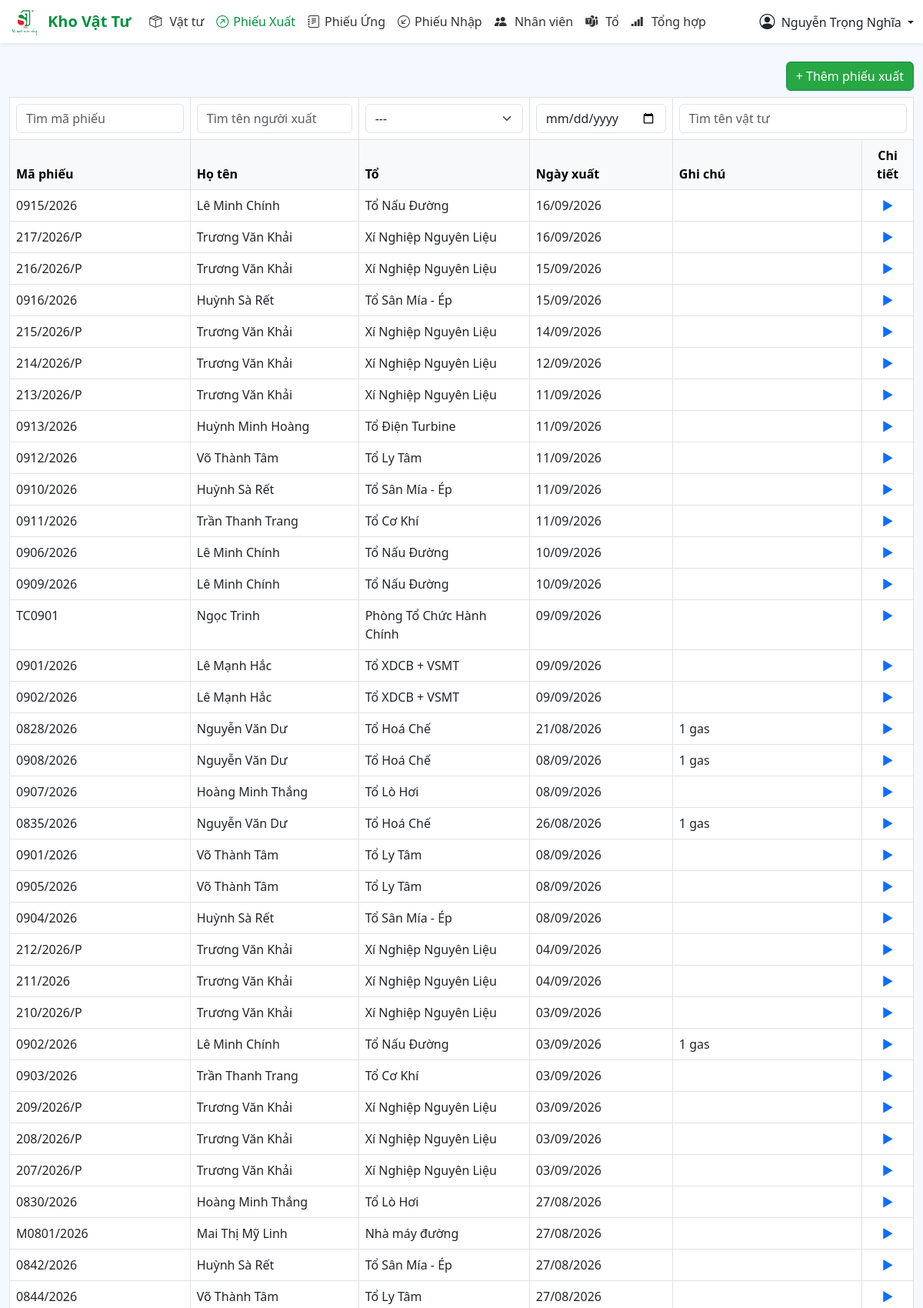
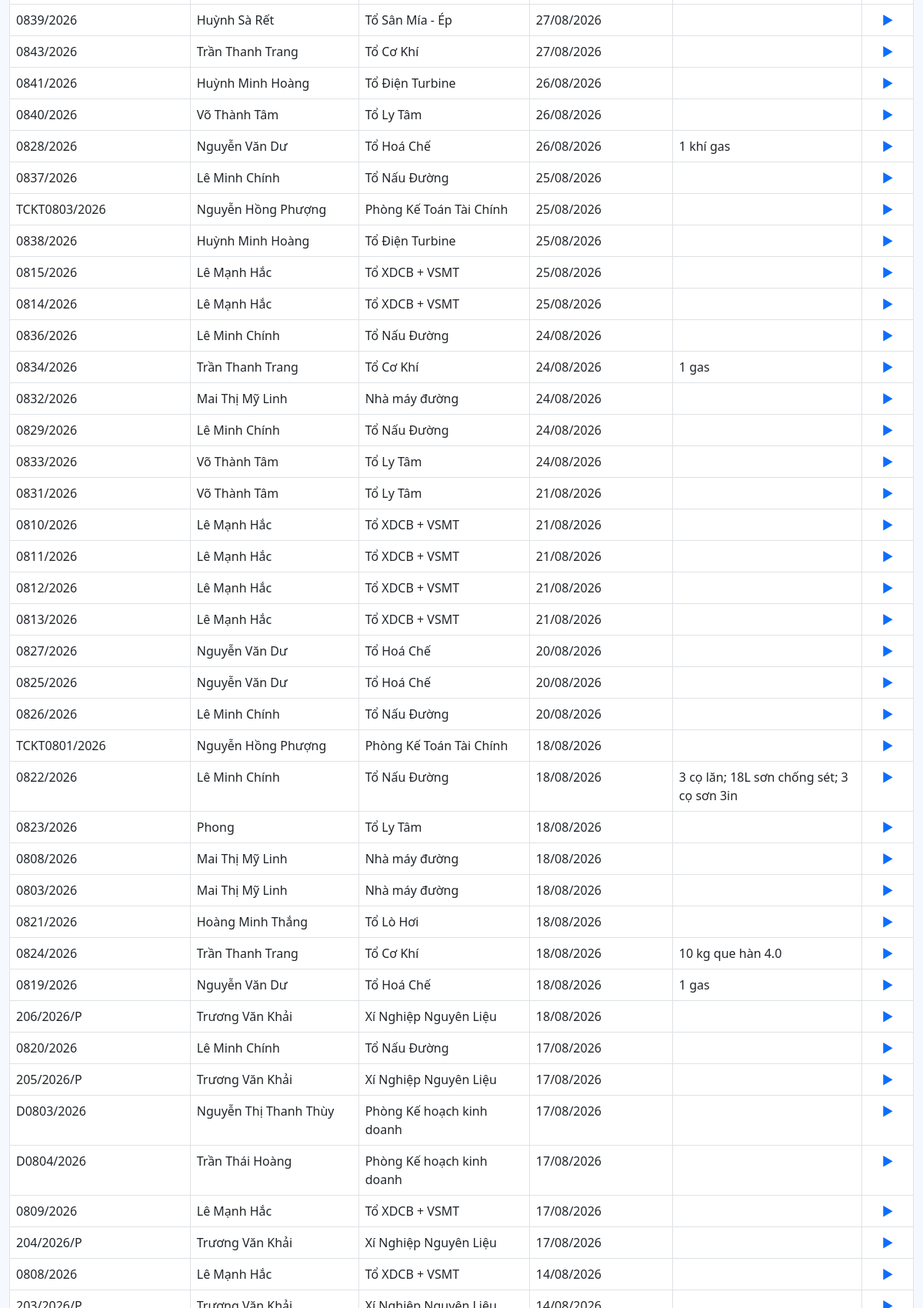
Page /?v=phieuxuat (signed in, upper part) on the committed database (2 pictures, top to bottom).
### tables this page shows
CREATE TABLE `phieuxuat` (
  `id` int(11) NOT NULL,
  `maphieu` varchar(500) NOT NULL,
  `id_nhanvien` int(11) NOT NULL,
  `ngayxuat` date NOT NULL,
  `ghichu` varchar(1000) NOT NULL
);

CREATE TABLE `nhanvien` (
  `id` int(11) NOT NULL,
  `id_to` int(11) NOT NULL,
  `hoten` varchar(500) NOT NULL,
  `sdt` varchar(20) DEFAULT NULL
);

CREATE TABLE `to_nhanvien` (
  `id` int(11) NOT NULL,
  `tento` varchar(500) NOT NULL
);

### model/ham.php (called while the page is built, shortened)
<?php
    function getNameNV($conn, $id){
        $sql = "SELECT hoten FROM nhanvien WHERE id = $id";
        $result = mysqli_fetch_array(mysqli_query($conn, $sql));
        return $result['hoten'];
    }
    function getNameTo($conn, $id){
        $sql = "SELECT tento FROM to_nhanvien JOIN nhanvien ON to_nhanvien.id = nhanvien.id_to WHERE nhanvien.id = $id";
        $result = mysqli_fetch_array(mysqli_query($conn, $sql));
        return $result['tento'];
    }
    function getDvtVT($conn, $id){
        $sql = "SELECT dvt FROM vattu WHERE id = $id";
        $result = mysqli_fetch_array(mysqli_query($conn, $sql));
        return $result['dvt'];
    }
?>

### view/phieuxuat.php (the view, shortened to what this page needs)
<div class="table-responsive">
  <div class="mb-2 text-end">
    <?php
    if ($_SESSION['quyen'] == 1) {
    ?>
      <a href="?v=tao_phieuxuat" class="btn btn-success mt-2 mt-md-0">+ Thêm phiếu xuất</a>
    <?php } ?>
  </div>
  <table class="table table-bordered ">
    <thead>
      <tr>
        <th> <input type="text" id="tim_maphieu" class="form-control" placeholder="Tìm mã phiếu">
        </th>
        <th> <input type="text" id="tim_nhanvien" class="form-control" placeholder="Tìm tên người xuất">
        </th>
        <th class="d-none d-md-table-cell"><select id="tim_to" class="form-select">
            <option value="0"> --- </option>
          </select></th>
        <th class="d-none d-md-table-cell"><input type="date" id="tim_ngayxuat" class="form-control"></th>
        <th colspan="2" class="text-center"><input type="text" id="tim_vattu" class="form-control" placeholder="Tìm tên vật tư"></th>
      </tr>
    </thead>
    <thead class="table-light">
      <tr>
        <th>Mã phiếu</th>
        <th>Họ tên</th>
        <th class="d-none d-md-table-cell">Tổ</th>
        <th class="d-none d-md-table-cell">Ngày xuất</th>
        <th class="d-none d-md-table-cell">Ghi chú</th>
        <th class="text-center">Chi tiết</th>
      </tr>
    </thead>
    <tbody>
      <?php
      $sql = "SELECT * FROM phieuxuat ORDER BY id DESC LIMIT 100";
      $result = mysqli_query($conn, $sql);
      while ($phieuxuat = mysqli_fetch_assoc($result)) { ?>
        <tr data-id="<?php echo $phieuxuat['id'] ?>">
          <td><?php echo $phieuxuat['maphieu'] ?></td>
          <td><?php echo getNameNV($conn, $phieuxuat['id_nhanvien']) ?></td>
          <td class="d-none d-md-table-cell"><?php echo getNameTo($conn, $phieuxuat['id_nhanvien']) ?></td>
          <td class="d-none d-md-table-cell"><?php echo date('d/m/Y', strtotime($phieuxuat['ngayxuat']))  ?></td>
          <td><?php echo $phieuxuat['ghichu'] ?></td>
          <td class="text-center pointer text-primary open-details">▶</td>
        </tr>
                    <?php
                    $sql2 = "SELECT * FROM chitiet_phieuxuat WHERE id_phieuxuat = '" . $phieuxuat['id'] . "'";
                    $result2 = mysqli_query($conn, $sql2);
                    while ($chitiet = mysqli_fetch_assoc($result2)) { ?>
                        <td><?php echo getDvtVT($conn, $chitiet['id_vattu']) ?></td>
                    <?php } ?>
      <?php } ?>
    </tbody>
  </table>
</div>

### index.php (shortened to what this page needs)
<?php
if (!isset($_SESSION['quyen'])) {
    include('view/dangnhap.php');
} else {
    include("model/ham.php");
    include('view/header.php');
}
?>

### view/header.php (shortened to what this page needs)
<!DOCTYPE html>
<html lang="vi">
<head>
  <link href="https://cdn.jsdelivr.net/npm/bootstrap@5.3.0/dist/css/bootstrap.min.css" rel="stylesheet">
  <link href="https://cdn.jsdelivr.net/npm/bootstrap-icons@1.10.5/font/bootstrap-icons.css" rel="stylesheet">
</head>
<body>
  <nav class="navbar navbar-expand-lg navbar-light bg-white shadow-sm fixed-top">
    <div class="container-fluid">
      <img src="img/logo.png" alt="Logo" style="height: 40px; margin-right: 10px;">
      <a class="navbar-brand" href="#">Kho Vật Tư</a>
      <div id="navbarMenu" class="navbar-collapse">
        <ul class="navbar-nav me-auto mb-2 mb-lg-0">
          <li  class="nav-item"><a id="vattu" class="nav-link" href="?v=vattu"><i class="bi bi-box-seam"></i> Vật tư</a></li>
          <li class="nav-item"><a id="phieuxuat"  class="nav-link" href="?v=phieuxuat"><i class="bi bi-arrow-up-right-circle"></i>Phiếu Xuất</a></li>
          <li  class="nav-item"><a class="nav-link"  id="phieuung" href="?v=phieuung"><i class="bi bi-journal-text"></i>Phiếu Ứng</a></li>
          <li   class="nav-item"><a  id="phieunhap" class="nav-link" href="?v=phieunhap"><i class="bi bi-arrow-down-left-circle"></i>Phiếu Nhập</a></li>
          <li  class="nav-item"><a id="nhanvien" class="nav-link" href="?v=nhanvien"><i class="bi bi-people-fill"></i> Nhân viên</a></li>
          <li  class="nav-item"><a id="to" class="nav-link" href="?v=to"><i class="bi bi-microsoft-teams"></i> Tổ</a></li>
          <li  class="nav-item"><a id="tonghop" class="nav-link" href="?v=tonghop"><i class="bi bi-reception-4"></i> Tổng hợp</a></li>
        </ul>
        <div class="user_info dropdown">
          <a class="dropdown-toggle text-dark text-decoration-none" href="#" role="button">
            <i class="bi bi-person-circle fs-5 me-1"></i>
            <?php echo $_SESSION['hoten'] ?? 'Chưa đăng nhập'; ?>
          </a>
        </div>
      </div>
    </div>
  </nav>
  <div class="container" style="max-width: 100%; padding-top: 80px;">
    <?php include('main.php'); ?>
  </div>
</body>
</html>

### view/main.php (shortened to what this page needs)
<?php
$v = isset($_GET['v']) ? $_GET['v'] : 'vattu';
switch ($v) {
    case 'phieuxuat':
        include('phieuxuat.php');
        break;
}

### view/header.php (style rules this page uses)
body { background-color: #f5f9ff; }
.navbar-brand { color: #00913e !important; font-weight: bold; }
.btn-success { background-color: #28a745; }
.navbar-nav .nav-link { font-weight: 500; color: #333; transition: all 0.3s ease; }
.navbar-collapse { transition: all 0.3s ease-in-out; }
.navbar-nav .nav-item i { margin-right: 6px; }
.active { color: #00913e !important; }

### view/phieuxuat.php (style rules this page uses)
.pointer { cursor: pointer; }

### rows in the picture
phieuxuat: maphieu "0915/2026", id_nhanvien.hoten "Lê Minh Chính", id_nhanvien.tento "Tổ Nấu Đường", ngayxuat "16/09/2026"
phieuxuat: maphieu "217/2026/P", id_nhanvien.hoten "Trương Văn Khải", id_nhanvien.tento "Xí Nghiệp Nguyên Liệu", ngayxuat "16/09/2026"
phieuxuat: maphieu "216/2026/P", id_nhanvien.hoten "Trương Văn Khải", id_nhanvien.tento "Xí Nghiệp Nguyên Liệu", ngayxuat "15/09/2026"
phieuxuat: maphieu "0916/2026", id_nhanvien.hoten "Huỳnh Sà Rết", id_nhanvien.tento "Tổ Sân Mía - Ép", ngayxuat "15/09/2026"
phieuxuat: maphieu "215/2026/P", id_nhanvien.hoten "Trương Văn Khải", id_nhanvien.tento "Xí Nghiệp Nguyên Liệu", ngayxuat "14/09/2026"
phieuxuat: maphieu "214/2026/P", id_nhanvien.hoten "Trương Văn Khải", id_nhanvien.tento "Xí Nghiệp Nguyên Liệu", ngayxuat "12/09/2026"
phieuxuat: maphieu "213/2026/P", id_nhanvien.hoten "Trương Văn Khải", id_nhanvien.tento "Xí Nghiệp Nguyên Liệu", ngayxuat "11/09/2026"
phieuxuat: maphieu "0913/2026", id_nhanvien.hoten "Huỳnh Minh Hoàng", id_nhanvien.tento "Tổ Điện Turbine", ngayxuat "11/09/2026"
phieuxuat: maphieu "0912/2026", id_nhanvien.hoten "Võ Thành Tâm", id_nhanvien.tento "Tổ Ly Tâm", ngayxuat "11/09/2026"
phieuxuat: maphieu "0910/2026", id_nhanvien.hoten "Huỳnh Sà Rết", id_nhanvien.tento "Tổ Sân Mía - Ép", ngayxuat "11/09/2026"
phieuxuat: maphieu "0911/2026", id_nhanvien.hoten "Trần Thanh Trang", id_nhanvien.tento "Tổ Cơ Khí", ngayxuat "11/09/2026"
phieuxuat: maphieu "0906/2026", id_nhanvien.hoten "Lê Minh Chính", id_nhanvien.tento "Tổ Nấu Đường", ngayxuat "10/09/2026"
phieuxuat: maphieu "0909/2026", id_nhanvien.hoten "Lê Minh Chính", id_nhanvien.tento "Tổ Nấu Đường", ngayxuat "10/09/2026"
phieuxuat: maphieu "TC0901", id_nhanvien.hoten "Ngọc Trinh", id_nhanvien.tento "Phòng Tổ Chức Hành Chính", ngayxuat "09/09/2026"
phieuxuat: maphieu "0901/2026", id_nhanvien.hoten "Lê Mạnh Hắc", id_nhanvien.tento "Tổ XDCB + VSMT", ngayxuat "09/09/2026"
phieuxuat: maphieu "0902/2026", id_nhanvien.hoten "Lê Mạnh Hắc", id_nhanvien.tento "Tổ XDCB + VSMT", ngayxuat "09/09/2026"
phieuxuat: maphieu "0828/2026", id_nhanvien.hoten "Nguyễn Văn Dư", id_nhanvien.tento "Tổ Hoá Chế", ngayxuat "21/08/2026", ghichu "1 gas"
phieuxuat: maphieu "0908/2026", id_nhanvien.hoten "Nguyễn Văn Dư", id_nhanvien.tento "Tổ Hoá Chế", ngayxuat "08/09/2026", ghichu "1 gas"
phieuxuat: maphieu "0907/2026", id_nhanvien.hoten "Hoàng Minh Thắng", id_nhanvien.tento "Tổ Lò Hơi", ngayxuat "08/09/2026"
phieuxuat: maphieu "0835/2026", id_nhanvien.hoten "Nguyễn Văn Dư", id_nhanvien.tento "Tổ Hoá Chế", ngayxuat "26/08/2026", ghichu "1 gas"
phieuxuat: maphieu "0901/2026", id_nhanvien.hoten "Võ Thành Tâm", id_nhanvien.tento "Tổ Ly Tâm", ngayxuat "08/09/2026"
phieuxuat: maphieu "0905/2026", id_nhanvien.hoten "Võ Thành Tâm", id_nhanvien.tento "Tổ Ly Tâm", ngayxuat "08/09/2026"
phieuxuat: maphieu "0904/2026", id_nhanvien.hoten "Huỳnh Sà Rết", id_nhanvien.tento "Tổ Sân Mía - Ép", ngayxuat "08/09/2026"
phieuxuat: maphieu "212/2026/P", id_nhanvien.hoten "Trương Văn Khải", id_nhanvien.tento "Xí Nghiệp Nguyên Liệu", ngayxuat "04/09/2026"
phieuxuat: maphieu "211/2026", id_nhanvien.hoten "Trương Văn Khải", id_nhanvien.tento "Xí Nghiệp Nguyên Liệu", ngayxuat "04/09/2026"
phieuxuat: maphieu "210/2026/P", id_nhanvien.hoten "Trương Văn Khải", id_nhanvien.tento "Xí Nghiệp Nguyên Liệu", ngayxuat "03/09/2026"
phieuxuat: maphieu "0902/2026", id_nhanvien.hoten "Lê Minh Chính", id_nhanvien.tento "Tổ Nấu Đường", ngayxuat "03/09/2026", ghichu "1 gas"
phieuxuat: maphieu "0903/2026", id_nhanvien.hoten "Trần Thanh Trang", id_nhanvien.tento "Tổ Cơ Khí", ngayxuat "03/09/2026"
phieuxuat: maphieu "209/2026/P", id_nhanvien.hoten "Trương Văn Khải", id_nhanvien.tento "Xí Nghiệp Nguyên Liệu", ngayxuat "03/09/2026"
phieuxuat: maphieu "208/2026/P", id_nhanvien.hoten "Trương Văn Khải", id_nhanvien.tento "Xí Nghiệp Nguyên Liệu", ngayxuat "03/09/2026"
phieuxuat: maphieu "207/2026/P", id_nhanvien.hoten "Trương Văn Khải", id_nhanvien.tento "Xí Nghiệp Nguyên Liệu", ngayxuat "03/09/2026"
phieuxuat: maphieu "0830/2026", id_nhanvien.hoten "Hoàng Minh Thắng", id_nhanvien.tento "Tổ Lò Hơi", ngayxuat "27/08/2026"
phieuxuat: maphieu "M0801/2026", id_nhanvien.hoten "Mai Thị Mỹ Linh", id_nhanvien.tento "Nhà máy đường", ngayxuat "27/08/2026"
phieuxuat: maphieu "0842/2026", id_nhanvien.hoten "Huỳnh Sà Rết", id_nhanvien.tento "Tổ Sân Mía - Ép", ngayxuat "27/08/2026"
phieuxuat: maphieu "0844/2026", id_nhanvien.hoten "Võ Thành Tâm", id_nhanvien.tento "Tổ Ly Tâm", ngayxuat "27/08/2026"
phieuxuat: maphieu "0839/2026", id_nhanvien.hoten "Huỳnh Sà Rết", id_nhanvien.tento "Tổ Sân Mía - Ép", ngayxuat "27/08/2026"
phieuxuat: maphieu "0843/2026", id_nhanvien.hoten "Trần Thanh Trang", id_nhanvien.tento "Tổ Cơ Khí", ngayxuat "27/08/2026"
phieuxuat: maphieu "0841/2026", id_nhanvien.hoten "Huỳnh Minh Hoàng", id_nhanvien.tento "Tổ Điện Turbine", ngayxuat "26/08/2026"
phieuxuat: maphieu "0840/2026", id_nhanvien.hoten "Võ Thành Tâm", id_nhanvien.tento "Tổ Ly Tâm", ngayxuat "26/08/2026"
phieuxuat: maphieu "0828/2026", id_nhanvien.hoten "Nguyễn Văn Dư", id_nhanvien.tento "Tổ Hoá Chế", ngayxuat "26/08/2026", ghichu "1 khí gas"
phieuxuat: maphieu "0837/2026", id_nhanvien.hoten "Lê Minh Chính", id_nhanvien.tento "Tổ Nấu Đường", ngayxuat "25/08/2026"
phieuxuat: maphieu "TCKT0803/2026", id_nhanvien.hoten "Nguyễn Hồng Phượng", id_nhanvien.tento "Phòng Kế Toán Tài Chính", ngayxuat "25/08/2026"
phieuxuat: maphieu "0838/2026", id_nhanvien.hoten "Huỳnh Minh Hoàng", id_nhanvien.tento "Tổ Điện Turbine", ngayxuat "25/08/2026"
phieuxuat: maphieu "0815/2026", id_nhanvien.hoten "Lê Mạnh Hắc", id_nhanvien.tento "Tổ XDCB + VSMT", ngayxuat "25/08/2026"
phieuxuat: maphieu "0814/2026", id_nhanvien.hoten "Lê Mạnh Hắc", id_nhanvien.tento "Tổ XDCB + VSMT", ngayxuat "25/08/2026"

### other values in the picture
$_SESSION['hoten'] "Nguyễn Trọng Nghĩa"
